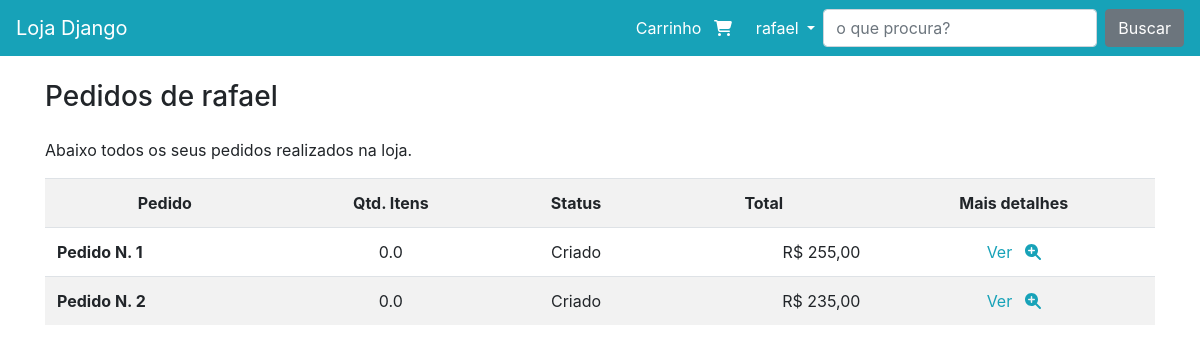
Page /pedido/meuspedidos (signed in) on the earlier database version.
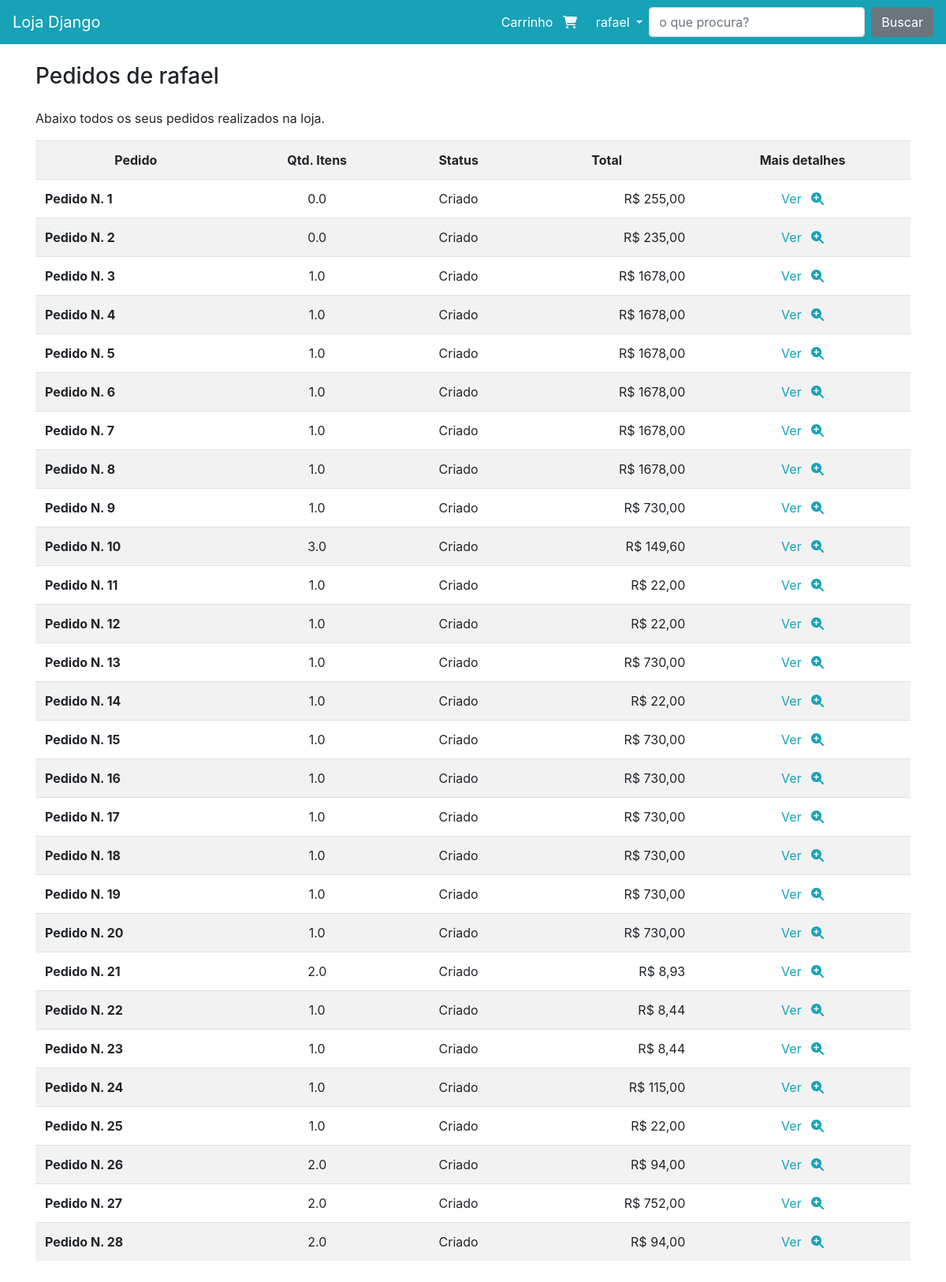
Same page on the later database version.
### pedido/models.py (models this page shows)
class Pedido(models.Model):
    usuario = models.ForeignKey(User, on_delete=models.CASCADE)
    total = models.FloatField()
    qtd_total = models.FloatField(default=0)
    status = models.CharField(
        default='C',
        max_length=1,
        choices=(
            ('A', 'Aprovado'),
            ('C', 'Criado'),
            ('R', 'Reprovado'),
            ('P', 'Enviado'),
            ('F', 'Finalizado'),
        )
    )
    def __str__(self):
        return f'Pedido N. {self.pk}'

### pedido/views.py (the view)
# urls.py: path('meuspedidos', views.MeusPedidos.as_view(), name="meuspedidos"),
class MeusPedidos(DispachLoginRequired, ListView):
    model = Pedido
    template_name = 'pedido/lista.html'
    paginate_by = 10
    ordering = ['-id']
    def get(self, *args, **kwargs):
        usuario = self.request.user
        pedidos = Pedido.objects.filter(usuario=usuario)
        contexto = {'pedidos': pedidos}
        return render(self.request, self.template_name, contexto)

### pedido/views.py (called while the page is built)
    def dispatch(self, *args, **kwargs):
        if not self.request.user.is_authenticated:
            return redirect("perfil:criar")
        return super().dispatch(*args, **kwargs)

### produto/templatetags/omfilters.py (called while the page is built)
@register.filter
def formata_preco(val):
    if isinstance(val, str):
        val = float(val)
    return f'R$ {val:.2f}'.replace('.', ',')

### pedido/templates/pedido/lista.html (shortened to what this page needs)
{% extends 'base.html' %}
{% load omfilters %}
{% block conteudo %}
<div class="row">
    <div class="col">
        <h3 class="mb-4">Pedidos de {{user}}</h3>
        <p>Abaixo todos os seus pedidos realizados na loja.</p>
        <div class="table-responsive">
            <table class="table table-striped">
                <tr>
                    <th scope="col" style="text-align: center">Pedido</th>
                    <th scope="col" style="text-align: center">Qtd. Itens</th>
                    <th scope="col" style="text-align: center">Status</th>
                    <th scope="col" style="text-align: center">Total</th>
                    <th scope="col" style="text-align: center;">Mais detalhes</th>
                </tr>
                {% for pedido in pedidos %}
                <tr>
                    <th scope="row">{{pedido}}</td>
                    <td style="text-align: center">{{pedido.qtd_total}}</td>
                    <td style="text-align: center">{{pedido.get_status_display}}</td>
                    <td style="text-align: right; padding-right=1.6rem">{{pedido.total|formata_preco}}</td>
                    <td style="text-align: center">
                        <a href="{% url 'pedido:detalhe' pedido.id %}">
                            Ver <i class="fas fa-search-plus ml-2"></i>
                        </a>
                    </td>
                </tr>
                {% endfor %}
            </table>
        </div>
    </div>
</div>
 {% endblock %}

### templates/base.html (shortened to what this page needs)
<!doctype html>
<html lang="en">
<head>
    {% include 'parciais/_head.html' %}
</head>
<body>
    {% include 'parciais/_nav.html' %}
    <main class="container mt-4 mb-4">
        {% block conteudo %}{% endblock conteudo %}
    </main>
</body>
</html>

### templates/parciais/_head.html (shortened to what this page needs)
{% load static %}
<link rel="stylesheet" href="{% static 'assets/bootstrap/css/bootstrap.css'%}">
<link rel="stylesheet" href="{% static 'assets/custom/css/style.css'%}">
<link rel="stylesheet" href="https://cdn.datatables.net/2.0.8/css/dataTables.dataTables.css" />
<link rel="stylesheet" href="https://cdn.datatables.net/colreorder/2.0.3/css/colReorder.dataTables.min.css" />
<link rel="stylesheet" href="https://cdn.datatables.net/keytable/2.12.1/css/keyTable.dataTables.min.css">
<link rel="stylesheet" href="https://cdn.datatables.net/buttons/3.0.2/css/buttons.dataTables.min.css">
<link href="https://cdnjs.cloudflare.com/ajax/libs/bootstrap-datepicker/1.9.0/css/bootstrap-datepicker.css" rel="stylesheet"/>

### templates/parciais/_nav.html (shortened to what this page needs)
{% load omfilters %}
<nav class="navbar navbar-dark bg-primary navbar-expand-lg">
    <a class="navbar-brand" href="/">Loja Django</a>
    <div class="collapse navbar-collapse" id="navbarSupportedContent">
        <ul class="navbar-nav ml-auto">
            <li class="nav-item">
                <a class="nav-link nav-cart-link active" href="{% url 'produto:carrinho' %}">
                    <span class="nav-cart-text mr-1">
                        Carrinho
                    </span>
                    <span class="nav-cart-icon mr-2">
                        <i class="fas fa-shopping-cart"></i>
                    </span>
                </a>
            </li>
            <li class="nav-item dropdown">
                <a class="nav-link dropdown-toggle active" href="#" id="navbarDropdown" role="button"
                    data-toggle="dropdown" aria-haspopup="true" aria-expanded="false">
                    {% if request.user.is_authenticated %}
                        {{request.user}}
                    {% else %}
                        Perfil
                    {% endif %}
                </a>
            </li>
        </ul>
        <form class="form-inline my-2 my-lg-0" action="{% url 'produto:busca' %}">
            <input class="form-control mr-sm-2" type="search" placeholder="o que procura?" aria-label="Search" name="termo">
            <button class="btn btn-secondary my-2 my-sm-0" type="submit">Buscar</button>
        </form>
    </div>
</nav>

### templates/parciais/_footer.html (shortened to what this page needs)
{% load static %}
{% load omfilters %}

Differences in the rows shown:
added Pedido: id "Pedido N. 3", qtd_total "1.0", status "Criado", total "R$ 1678,00"
added Pedido: id "Pedido N. 4", qtd_total "1.0", status "Criado", total "R$ 1678,00"
added Pedido: id "Pedido N. 5", qtd_total "1.0", status "Criado", total "R$ 1678,00"
added Pedido: id "Pedido N. 6", qtd_total "1.0", status "Criado", total "R$ 1678,00"
added Pedido: id "Pedido N. 7", qtd_total "1.0", status "Criado", total "R$ 1678,00"
added Pedido: id "Pedido N. 8", qtd_total "1.0", status "Criado", total "R$ 1678,00"
added Pedido: id "Pedido N. 9", qtd_total "1.0", status "Criado", total "R$ 730,00"
added Pedido: id "Pedido N. 10", qtd_total "3.0", status "Criado", total "R$ 149,60"
added Pedido: id "Pedido N. 11", qtd_total "1.0", status "Criado", total "R$ 22,00"
added Pedido: id "Pedido N. 12", qtd_total "1.0", status "Criado", total "R$ 22,00"
added Pedido: id "Pedido N. 13", qtd_total "1.0", status "Criado", total "R$ 730,00"
added Pedido: id "Pedido N. 14", qtd_total "1.0", status "Criado", total "R$ 22,00"
added Pedido: id "Pedido N. 15", qtd_total "1.0", status "Criado", total "R$ 730,00"
added Pedido: id "Pedido N. 16", qtd_total "1.0", status "Criado", total "R$ 730,00"
added Pedido: id "Pedido N. 17", qtd_total "1.0", status "Criado", total "R$ 730,00"
added Pedido: id "Pedido N. 18", qtd_total "1.0", status "Criado", total "R$ 730,00"
added Pedido: id "Pedido N. 19", qtd_total "1.0", status "Criado", total "R$ 730,00"
added Pedido: id "Pedido N. 20", qtd_total "1.0", status "Criado", total "R$ 730,00"
added Pedido: id "Pedido N. 21", qtd_total "2.0", status "Criado", total "R$ 8,93"
added Pedido: id "Pedido N. 22", qtd_total "1.0", status "Criado", total "R$ 8,44"
added Pedido: id "Pedido N. 23", qtd_total "1.0", status "Criado", total "R$ 8,44"
added Pedido: id "Pedido N. 24", qtd_total "1.0", status "Criado", total "R$ 115,00"
added Pedido: id "Pedido N. 25", qtd_total "1.0", status "Criado", total "R$ 22,00"
added Pedido: id "Pedido N. 26", qtd_total "2.0", status "Criado", total "R$ 94,00"
added Pedido: id "Pedido N. 27", qtd_total "2.0", status "Criado", total "R$ 752,00"
added Pedido: id "Pedido N. 28", qtd_total "2.0", status "Criado", total "R$ 94,00"
